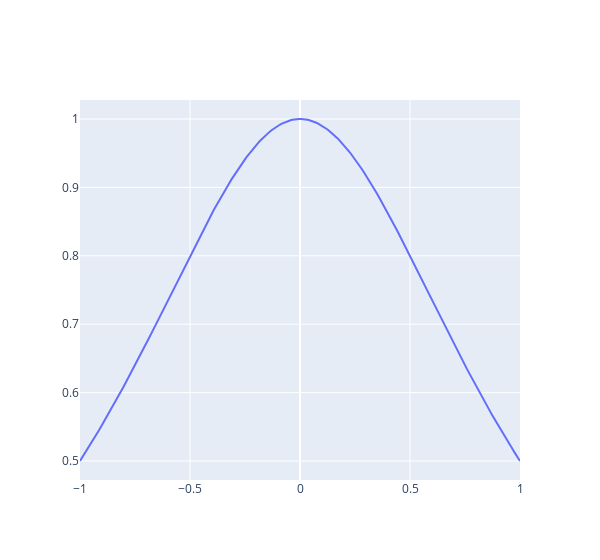

Write notebook code for a chart like this one.
### Code cell
fig = go.Figure()
fig.add_trace(go.Scatter(x=X_train, y=y_train))
fig.update_layout(width=600)
fig.show()

### Figure 1 — Plotly figure (JSON) as saved in the notebook; plotly's stock layout.template omitted (floating-point values rounded to 4 significant figures; data arrays with more than 128 entries replaced by an {"elided": "..."} marker saying what was removed)
{"data": [{"type": "scatter", "x": {"elided": "256 float values"}, "y": {"elided": "256 float values"}}], "layout": {"width": 600}}
